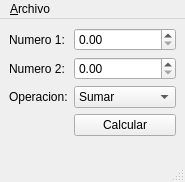
<?xml version="1.0" encoding="UTF-8"?>
<ui version="4.0">
 <class>Principal</class>
 <widget class="QMainWindow" name="Principal">
  <property name="geometry">
   <rect>
    <x>0</x>
    <y>0</y>
    <width>185</width>
    <height>182</height>
   </rect>
  </property>
  <property name="windowTitle">
   <string>Principal</string>
  </property>
  <widget class="QWidget" name="centralwidget">
   <layout class="QFormLayout" name="formLayout">
    <item row="0" column="0">
     <widget class="QLabel" name="label">
      <property name="text">
       <string>Numero 1:</string>
      </property>
     </widget>
    </item>
    <item row="0" column="1">
     <widget class="QDoubleSpinBox" name="inNum1"/>
    </item>
    <item row="1" column="0">
     <widget class="QLabel" name="label_2">
      <property name="text">
       <string>Numero 2:</string>
      </property>
     </widget>
    </item>
    <item row="1" column="1">
     <widget class="QDoubleSpinBox" name="inNum2"/>
    </item>
    <item row="2" column="0">
     <widget class="QLabel" name="label_3">
      <property name="text">
       <string>Operacion:</string>
      </property>
     </widget>
    </item>
    <item row="2" column="1">
     <widget class="QComboBox" name="inOperacion">
      <item>
       <property name="text">
        <string>Sumar</string>
       </property>
      </item>
      <item>
       <property name="text">
        <string>Restar</string>
       </property>
      </item>
      <item>
       <property name="text">
        <string>Multiplicar</string>
       </property>
      </item>
      <item>
       <property name="text">
        <string>Dividir</string>
       </property>
      </item>
      <item>
       <property name="text">
        <string/>
       </property>
      </item>
     </widget>
    </item>
    <item row="3" column="0">
     <spacer name="horizontalSpacer">
      <property name="orientation">
       <enum>Qt::Horizontal</enum>
      </property>
      <property name="sizeHint" stdset="0">
       <size>
        <width>40</width>
        <height>22</height>
       </size>
      </property>
     </spacer>
    </item>
    <item row="3" column="1">
     <widget class="QPushButton" name="cmdCalcular">
      <property name="text">
       <string>Calcular</string>
      </property>
     </widget>
    </item>
   </layout>
  </widget>
  <widget class="QMenuBar" name="menubar">
   <property name="geometry">
    <rect>
     <x>0</x>
     <y>0</y>
     <width>185</width>
     <height>22</height>
    </rect>
   </property>
   <widget class="QMenu" name="menu_Archivo">
    <property name="title">
     <string>&amp;Archivo</string>
    </property>
    <addaction name="action_Calcular"/>
    <addaction name="separator"/>
    <addaction name="action_Salir"/>
   </widget>
   <addaction name="menu_Archivo"/>
  </widget>
  <widget class="QStatusBar" name="statusbar"/>
  <action name="action_Calcular">
   <property name="text">
    <string>&amp;Calcular</string>
   </property>
   <property name="shortcut">
    <string>F1</string>
   </property>
  </action>
  <action name="action_Salir">
   <property name="text">
    <string>&amp;Salir</string>
   </property>
   <property name="shortcut">
    <string>Ctrl+Q</string>
   </property>
  </action>
 </widget>
 <resources/>
 <connections>
  <connection>
   <sender>action_Salir</sender>
   <signal>triggered()</signal>
   <receiver>Principal</receiver>
   <slot>close()</slot>
   <hints>
    <hint type="sourcelabel">
     <x>-1</x>
     <y>-1</y>
    </hint>
    <hint type="destinationlabel">
     <x>92</x>
     <y>90</y>
    </hint>
   </hints>
  </connection>
 </connections>
</ui>
